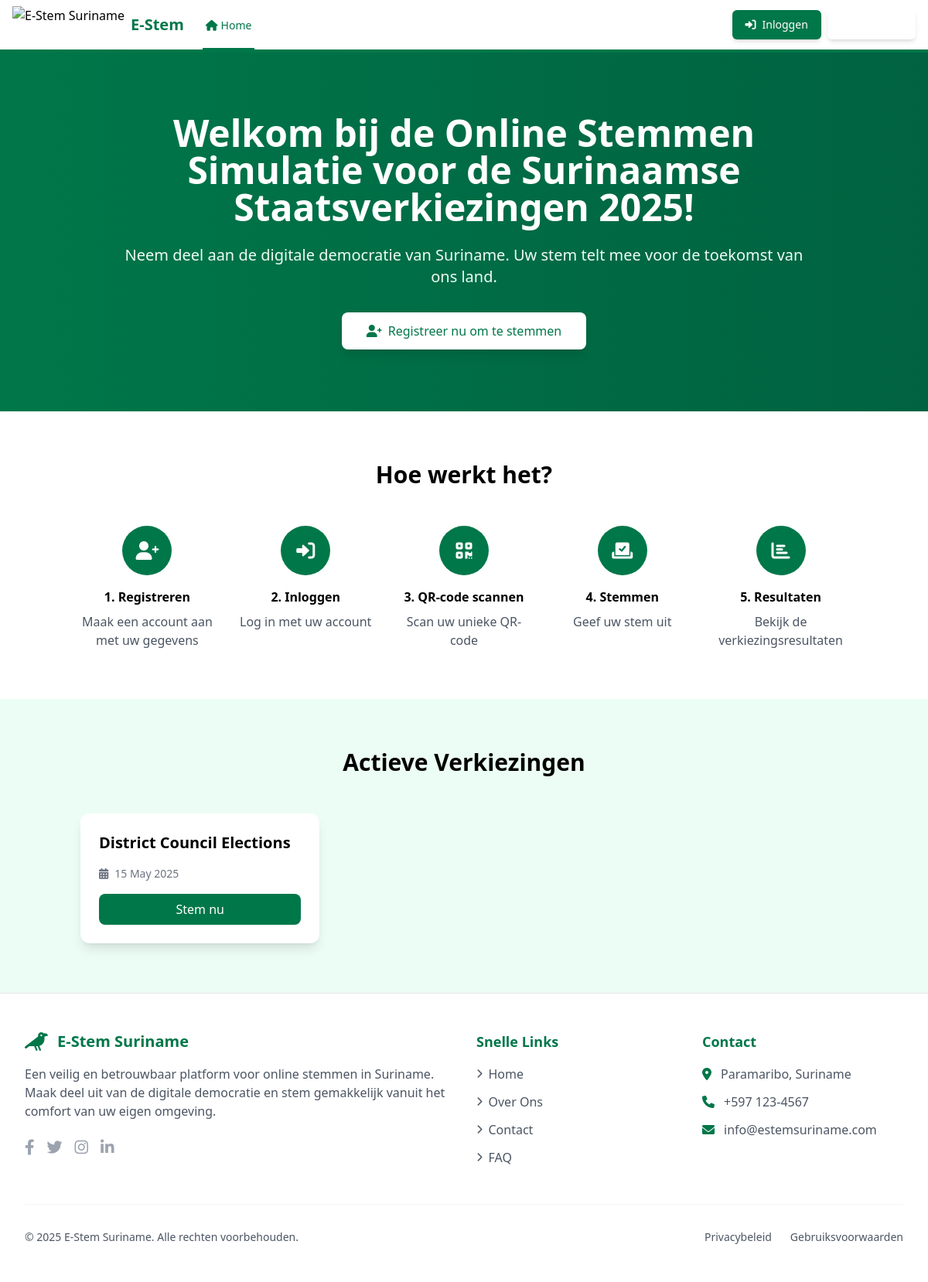
The page / on the database its author committed.
### tables this page shows
CREATE TABLE `elections` (
  `ElectionID` bigint NOT NULL AUTO_INCREMENT,
  `ElectionName` varchar(255) NOT NULL,
  `ElectionDate` date NOT NULL,
  `Status` enum('draft','active','upcoming','completed') DEFAULT 'draft',
  `StartDate` datetime NOT NULL,
  `EndDate` datetime NOT NULL,
  `CreatedAt` timestamp NOT NULL DEFAULT CURRENT_TIMESTAMP,
  `UpdatedAt` timestamp NOT NULL DEFAULT CURRENT_TIMESTAMP ON UPDATE CURRENT_TIMESTAMP,
  PRIMARY KEY (`ElectionID`),
  KEY `Status` (`Status`)
);

### index.php (the view, shortened to what this page needs)
<?php
require 'include/db_connect.php';
try {
    $election_stmt = $pdo->query("SELECT * FROM elections WHERE Status = 'active' ORDER BY ElectionDate DESC");
    $active_elections = $election_stmt->fetchAll(PDO::FETCH_ASSOC);
} catch (PDOException $e) {
    $active_elections = [];
}
?>
<!DOCTYPE html>
<html lang="nl">
<head>
    <script src="https://cdn.tailwindcss.com"></script>
    <link href="https://cdnjs.cloudflare.com/ajax/libs/font-awesome/6.0.0-beta3/css/all.min.css" rel="stylesheet">
</head>
<body class="min-h-screen bg-gradient-to-br from-emerald-50 via-green-50 to-emerald-100">
    <?php include 'include/nav.php'; ?>
    <section class="relative bg-gradient-to-r from-suriname-green to-suriname-dark-green text-white py-20">
        <div class="container mx-auto px-4">
            <div class="max-w-4xl mx-auto text-center">
                <h1 class="text-4xl md:text-5xl font-bold mb-6 animate-fade-in-up">
                    Welkom bij de Online Stemmen Simulatie voor de Surinaamse Staatsverkiezingen 2025!
                </h1>
                <p class="text-xl mb-8 text-emerald-50 animate-fade-in-up">
                    Neem deel aan de digitale democratie van Suriname. Uw stem telt mee voor de toekomst van ons land.
                </p>
                <?php if (!isset($_SESSION['user_id'])): ?>
                    <a href="src/views/register_step1.php"
                                           class="inline-flex items-center space-x-2 bg-white text-suriname-green px-8 py-3 rounded-lg hover:bg-emerald-50 transition-all duration-300 transform hover:-translate-y-1 shadow-lg hover:shadow-xl group animate-fade-in-up">
                                            <i class="fas fa-user-plus transform group-hover:scale-110 transition-transform duration-300"></i>
                                            <span>Registreer nu om te stemmen</span>
                                        </a>
                <?php endif; ?>
            </div>
        </div>
    </section>
    <section class="py-16 bg-white">
        <div class="container mx-auto px-4">
            <h2 class="text-3xl font-bold text-center mb-12">Hoe werkt het?</h2>
            <div class="grid grid-cols-1 md:grid-cols-5 gap-8 max-w-5xl mx-auto">
                <div class="text-center">
                    <div class="w-16 h-16 bg-suriname-green text-white rounded-full flex items-center justify-center mx-auto mb-4">
                        <i class="fas fa-user-plus text-2xl"></i>
                    </div>
                    <h3 class="font-semibold mb-2">1. Registreren</h3>
                    <p class="text-gray-600">Maak een account aan met uw gegevens</p>
                </div>
                <div class="text-center">
                    <div class="w-16 h-16 bg-suriname-green text-white rounded-full flex items-center justify-center mx-auto mb-4">
                        <i class="fas fa-sign-in-alt text-2xl"></i>
                    </div>
                    <h3 class="font-semibold mb-2">2. Inloggen</h3>
                    <p class="text-gray-600">Log in met uw account</p>
                </div>
                <div class="text-center">
                    <div class="w-16 h-16 bg-suriname-green text-white rounded-full flex items-center justify-center mx-auto mb-4">
                        <i class="fas fa-qrcode text-2xl"></i>
                    </div>
                    <h3 class="font-semibold mb-2">3. QR-code scannen</h3>
                    <p class="text-gray-600">Scan uw unieke QR-code</p>
                </div>
                <div class="text-center">
                    <div class="w-16 h-16 bg-suriname-green text-white rounded-full flex items-center justify-center mx-auto mb-4">
                        <i class="fas fa-vote-yea text-2xl"></i>
                    </div>
                    <h3 class="font-semibold mb-2">4. Stemmen</h3>
                    <p class="text-gray-600">Geef uw stem uit</p>
                </div>
                <div class="text-center">
                    <div class="w-16 h-16 bg-suriname-green text-white rounded-full flex items-center justify-center mx-auto mb-4">
                        <i class="fas fa-chart-bar text-2xl"></i>
                    </div>
                    <h3 class="font-semibold mb-2">5. Resultaten</h3>
                    <p class="text-gray-600">Bekijk de verkiezingsresultaten</p>
                </div>
            </div>
        </div>
    </section>
    <?php if (!empty($active_elections)): ?>
    <section class="py-16 bg-emerald-50">
        <div class="container mx-auto px-4">
            <h2 class="text-3xl font-bold text-center mb-12">Actieve Verkiezingen</h2>
            <div class="grid grid-cols-1 md:grid-cols-2 lg:grid-cols-3 gap-8 max-w-6xl mx-auto">
                <?php foreach ($active_elections as $election): ?>
                <div class="bg-white rounded-xl shadow-lg overflow-hidden hover:shadow-xl transition-shadow duration-300">
                    <div class="p-6">
                        <h3 class="text-xl font-semibold mb-2"><?= htmlspecialchars($election['ElectionName']) ?></h3>
                        <div class="flex items-center text-sm text-gray-500 mb-4">
                            <i class="fas fa-calendar-alt mr-2"></i>
                            <span><?= date('d F Y', strtotime($election['ElectionDate'])) ?></span>
                        </div>
                        <a href="src/controllers/vote.php?election=<?= $election['ElectionID'] ?>"
                                                   class="block w-full text-center bg-suriname-green text-white py-2 rounded-lg hover:bg-suriname-dark-green transition-colors duration-200">
                                                    Stem nu
                                                </a>
                    </div>
                </div>
                <?php endforeach; ?>
            </div>
        </div>
    </section>
    <?php endif; ?>
    <?php include 'include/footer.php'; ?>
</body>
</html>

### rows shown on the page
elections: ElectionName "District Council Elections", ElectionDate "15 May 2025"
